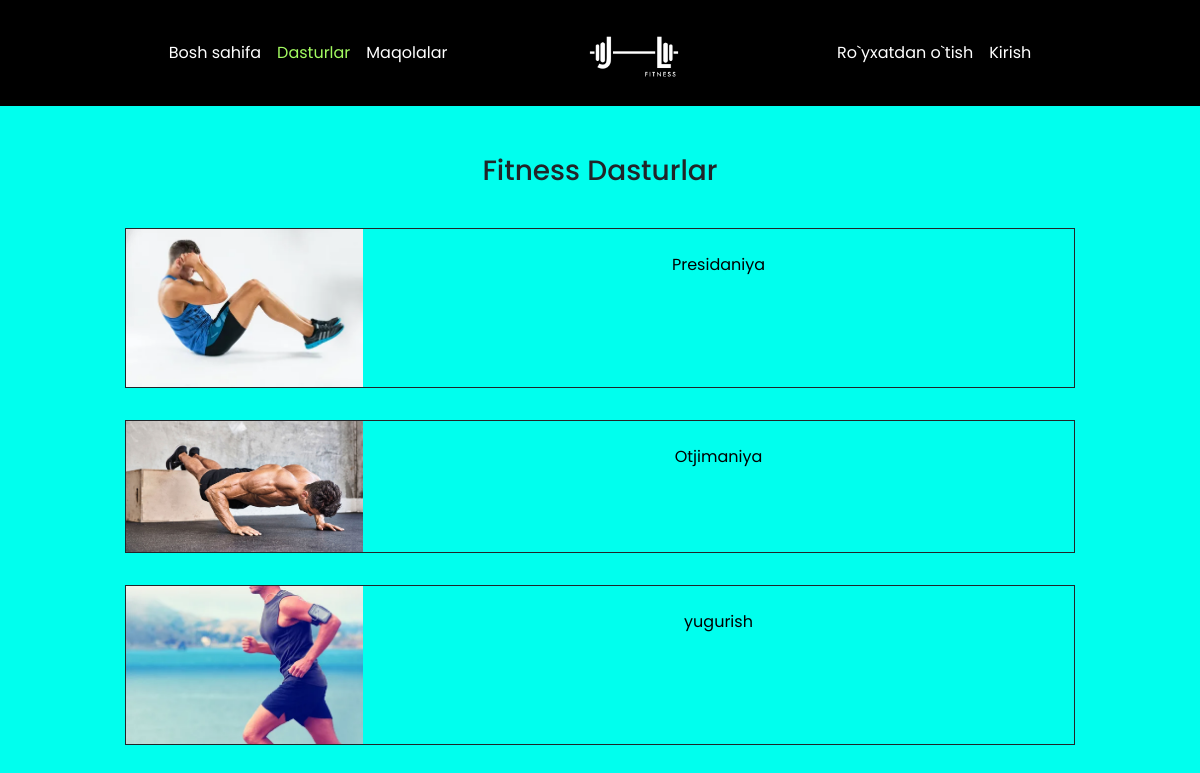
The page /programms/ on the database its author committed.
### fitness_app/models.py (models this page shows, shortened)
class FitnessProgramm(models.Model):
    CHOICES_1 = (
        ('Pas daraja', 'Pas daraja'),
        ('Vashee qiyin daraja', 'Vashee qiyin daraja'),
        ('O\'rtancha daraja', 'O\'rtancha daraja'),
        ('Kotta daraja', 'Kotta daraja'),
    )
    CHOICES_2 = (
        ('Ozish', 'Ozish'),
        ('Kachka', 'Kachka'),
    )
    CHOICES_3 = (
        ('Ayol', 'Ayol'),
        ('Erkak', 'Erkak'),
    )
    CHOICES_4 = (
        ('Qo\'l', 'Qo\'l'),
        ('Ko\'krak', 'Ko\'krak'),
        ('Bel', 'Bel'),
        ('Qorin', 'Qorin'),
        ('Oyoq', 'Oyoq'),
    )
    slug = models.SlugField()
    title = models.CharField(max_length=255)
    picture = models.ImageField(upload_to='fitness_programm/')
    context = RichTextUploadingField()
    intensity = models.CharField(max_length=255, choices=CHOICES_1, blank=True, null=True)
    type = models.CharField(max_length=100, choices=CHOICES_2, blank=True, null=True)
    gender = models.CharField(max_length=50, choices=CHOICES_3, blank=True, null=True)
    part_of_body = models.CharField(max_length=100, choices=CHOICES_4, blank=True, null=True,)

### fitness_app/views.py (the view)
# urls.py: path('programms/', views.programms_page, name="programms"),
def programms_page(request):
    programms = FitnessProgramm.objects.all()
    context = {
        'programms': programms,
        'prog': 'active'
    }
    return render(request, 'programms.html', context)

### templates/programms.html (shortened to what this page needs)
{% extends 'main.html' %}
{% load static %}
{% block content %}
<section class="container mt-5">
    <h3 class="text-center">Fitness Dasturlar</h3>
    <div class="row  d-flex justify-content-center mt-4">
        {% for programm in programms %}
        <div class="col-10 col-md-10 my-3 border-dark border border-1">
            <a href="{% url 'programm_detail' programm.slug %}">
              <div class="row">
                <div class="col-12 col-lg-3 p-0">
                    <img src="/media/{{ programm.picture }}" alt="Image" class="img-fluid">
                </div>
                <div class="col-12 col-lg-9">
                    <p class=" text-center mt-4">
                        {{ programm.title }}
                    </p>
                </div>
            </div>
            </a>
        </div>
        {% endfor %}
    </div>
</section>
{% endblock %}

### templates/main.html (shortened to what this page needs)
<!DOCTYPE html>
{% load static %}
<html lang="en">
<head>
  <link rel="stylesheet" href="{% static 'bootstrap-5.2.2-dist/css/bootstrap.min.css' %}">
  <link rel="stylesheet" href="{% static 'css/style.css' %}">
  <link rel="stylesheet" href="https://cdnjs.cloudflare.com/ajax/libs/font-awesome/6.2.0/css/all.min.css"
 />
</head>
<body style="background-color: rgb(0, 255, 238);" >
    {% include 'includes/navbar.html' %}
    {% block content %}
    {% endblock %}
</body>
</html>

### templates/includes/navbar.html (shortened to what this page needs)
{% load static %}
<nav class="navbar navbar-expand-lg bg-0 bg-danger">
    <div class="container">
      <div class="collapse navbar-collapse d-lg-flex justify-content-lg-evenly" id="navbarNav">
        <ul class="navbar-nav">
          <li class="nav-item">
            <a class="nav-link {{ home }}" aria-current="page" href="{% url 'home' %}">Bosh sahifa</a>
          </li>
          <li class="nav-item">
            <a class="nav-link {{ prog }}" href="{% url 'programms' %}">Dasturlar</a>
          </li>
          <li class="nav-item">
            <a class="nav-link {{ article }}" href="{% url 'articles' %}">Maqolalar</a>
          </li>
        </ul>
        <div class="d-none d-lg-block">
          <a class="navbar-brand" href="{% url 'home' %}">
            <img src="{% static 'images/logo.jpg' %}" alt="Logo brand">
          </a>
        </div>
        <ul class="navbar-nav align-items-lg-center">
          {% if request.user.is_authenticated %}
          <li class="nav-item">
            <a class="nav-link {{ favorite }}" href="{% url 'favorite' %}">Sevimli</a>
          </li>
          <li class="nav-item">
            <a class="nav-link" href="{% url 'logout' %}">Chiqish</a>
          </li>
          <li class="nav-item ms-lg-4">
            <a class="user_img_a" href="{% url 'profile' %}">
              {% if user.avatar %}
              <img class="user_img" src="{{ user.avatar.url }}" alt="{{ user.first_name }}">
              {% else %}
              <img class="user_img" src="https://fogsoft.com/wp-content/uploads/2017/07/user-logo.png" alt="">
              {% endif %}
            </a>
          </li>
          {% else %}
          <li class="nav-item">
            <a class="nav-link {{ register }}" href="{% url 'register' %}">Ro`yxatdan o`tish</a>
          </li>
          <li class="nav-item">
            <a class="nav-link {{ login }}" href="{% url 'login' %}">Kirish</a>
          </li>
          {% endif %}
        </ul>
      </div>
    </div>
  </nav>

### static/css/style.css (style rules this page uses)
* { margin: 0; padding: 0; box-sizing: border-box; font-family: 'Poppins', sans-serif; }
.navbar-brand img { width: 120px; }
.bg-0 { background-color: #000 !important; color: #fff; }
.nav-link { color: #fff !important; }
.active { color: #a3fa61 !important; }
a { text-decoration: none; color: #000; }

### rows shown on the page
FitnessProgramm: picture (picture), title "Presidaniya"
FitnessProgramm: picture (picture), title "Otjimaniya"
FitnessProgramm: picture (picture), title "yugurish"
